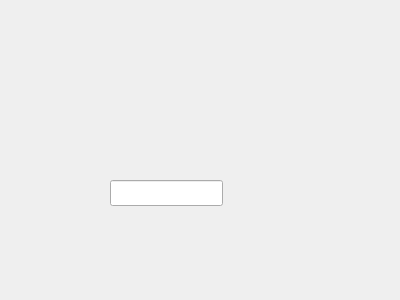
<?xml version="1.0" encoding="UTF-8"?>
<ui version="4.0">
 <class>Widget</class>
 <widget class="QWidget" name="Widget">
  <property name="geometry">
   <rect>
    <x>0</x>
    <y>0</y>
    <width>400</width>
    <height>300</height>
   </rect>
  </property>
  <property name="windowTitle">
   <string>Widget</string>
  </property>
  <widget class="My_lineEdit" name="lineEdit1">
   <property name="geometry">
    <rect>
     <x>110</x>
     <y>180</y>
     <width>113</width>
     <height>26</height>
    </rect>
   </property>
  </widget>
 </widget>
 <layoutdefault spacing="6" margin="11"/>
 <customwidgets>
  <customwidget>
   <class>My_lineEdit</class>
   <extends>QLineEdit</extends>
   <header location="global">my_lineedit.h</header>
  </customwidget>
 </customwidgets>
 <resources/>
 <connections/>
</ui>
